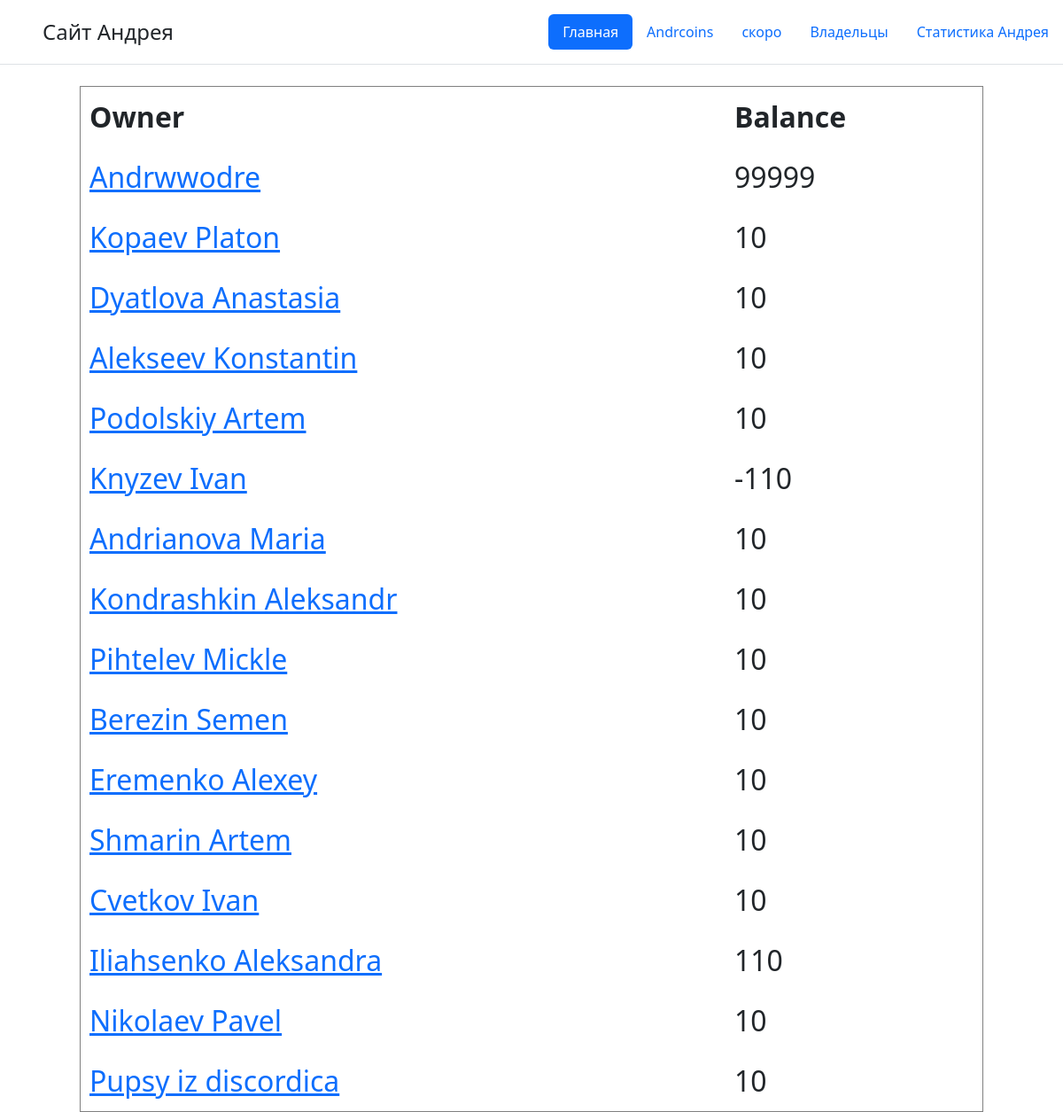
Before: /Andrcoinsowners with the older database file.
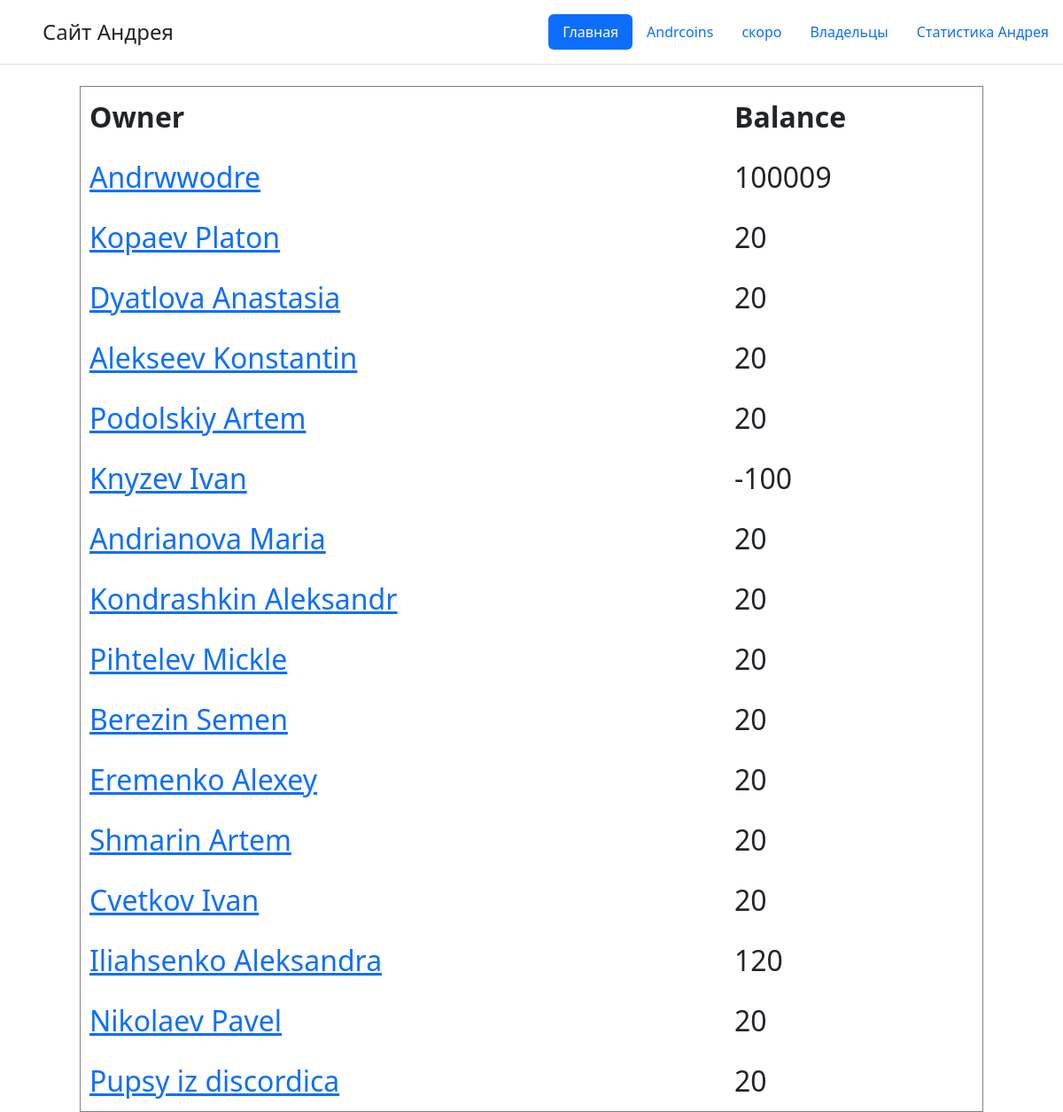
After: the same page with the newer database file.
### main.py (models this page shows, shortened)
class Andrcoins(db.Model):
    numero = db.Column(db.INTEGER, primary_key=True, nullable=False)
    Name = db.Column(db.String(200), nullable=False)
    balance = db.Column(db.INTEGER, nullable=False)

### main.py (the view)
@app.route('/Andrcoinsowners')
def posts():
    return render_template("coins.html", articles=nice())

### aa.py (called while the page is built)
def nice():
    m = []
    con = sqlite3.connect("finans_piromida.db")
    cur = con.cursor()
    result = cur.execute("""SELECT * FROM Andrcoins""").fetchall()
    print("Content-type: text/html")
    for elem in result:
        i, n, b = elem
        m.append((n, b))
    con.close()
    return m

### templates/coins.html (shortened to what this page needs)
<!doctype html>
<html lang="en">
<head>
    <link rel="stylesheet" href="{{ url_for('static', filename='css/main.css') }}">
    <link rel="stylesheet" href="{{ url_for('static', filename='css/main.css')}}">
	<link href="https://cdn.jsdelivr.net/npm/bootstrap@5.2.3/dist/css/bootstrap.min.css" rel="stylesheet">
</head>
<body>
    <header class="d-flex flex-wrap justify-content-center py-3 mb-4 border-bottom">
      <a href="/" class="d-flex align-items-center mb-3 mb-md-0 me-md-auto text-dark text-decoration-none">
        <svg class="bi me-2" width="40" height="32"><use xlink:href="#bootstrap"></use></svg>
        <span class="fs-4">Сайт Андрея</span>
      </a>
      <ul class="nav nav-pills">
        <li class="nav-item"><a href="/" class="nav-link active" aria-current="page">Главная</a></li>
        <li class="nav-item"><a href="/Andrcoins" class="nav-link">Andrcoins</a></li>
        <li class="nav-item"><a href="/" class="nav-link">скоро</a></li>
        <li class="nav-item"><a href="/Andrcoinsowners" class="nav-link">Владельцы</a></li>
        <li class="nav-item"><a href="/Andrinfo" class="nav-link">Статистика Андрея</a></li>
      </ul>
    </header>
    <table border="1" align="center" width="85%" cellpadding="10"  style="font-size: 2em">
        <tr>
	<th>Owner</th>
	<th>Balance</th>
	</tr>
        {% for el in articles %}
            <tr>
	    <td><a href="/{{ el[0] }}.html">{{ el[0] }}</a></td>
	    <td>{{ el[1] }}</td>
	    </tr>
        {% endfor %}
    </table>
</body>
</html>

Changed rows visible on the page:
changed Andrcoins "Andrwwodre": balance "99999" → "100009"
changed Andrcoins "Kopaev Platon": balance "10" → "20"
changed Andrcoins "Dyatlova Anastasia": balance "10" → "20"
changed Andrcoins "Alekseev Konstantin": balance "10" → "20"
changed Andrcoins "Podolskiy Artem": balance "10" → "20"
changed Andrcoins "Knyzev Ivan": balance "-110" → "-100"
changed Andrcoins "Andrianova Maria": balance "10" → "20"
changed Andrcoins "Kondrashkin Aleksandr": balance "10" → "20"
changed Andrcoins "Pihtelev Mickle": balance "10" → "20"
changed Andrcoins "Berezin Semen": balance "10" → "20"
changed Andrcoins "Eremenko Alexey": balance "10" → "20"
changed Andrcoins "Shmarin Artem": balance "10" → "20"
changed Andrcoins "Cvetkov Ivan": balance "10" → "20"
changed Andrcoins "Iliahsenko Aleksandra": balance "110" → "120"
changed Andrcoins "Nikolaev Pavel": balance "10" → "20"
changed Andrcoins "Pupsy iz discordica": balance "10" → "20"
